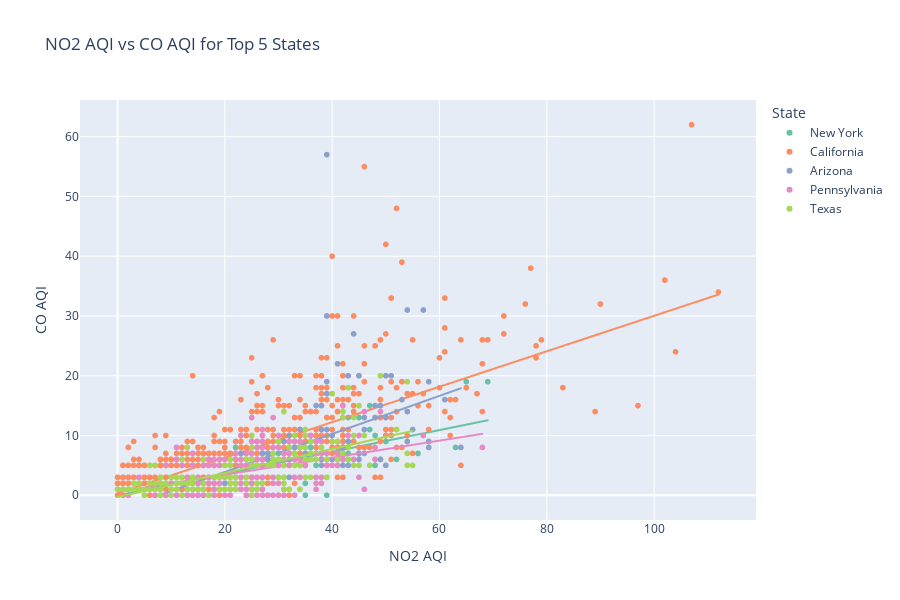

Notebook code for this chart:
### Markdown cell above
#### 9. NO2 AQI vs CO AQI for Top 5 States
- A scatter plot with trendlines comparing NO2 AQI and CO AQI for the top 5 states by measurement count.

### Code cell
# Get top 5 states by measurement count
top_states = df['state'].value_counts().head(5).index

# Filter data for top 5 states
filtered_df = df[df['state'].isin(top_states)]

# Create scatter plot
fig = px.scatter(
    filtered_df,
    x='no2 aqi',
    y='co aqi',
    color='state',
    title='NO2 AQI vs CO AQI for Top 5 States',
    color_discrete_sequence=px.colors.qualitative.Set2,
    trendline='ols',  # Add ordinary least squares trend line
    hover_data=['city', 'date local']
)

# Update layout for clarity
fig.update_layout(
    xaxis_title='NO2 AQI',
    yaxis_title='CO AQI',
    width=900,
    height=600,
    legend_title='State'
)

# Show plot
fig.show()

fig.write_html("data/outputs/NO2 AQI vs CO AQI for Top 5 States.html")

### Figure 1 — Plotly figure (JSON) as saved in the notebook; plotly's stock layout.template omitted (floating-point values rounded to 4 significant figures; data arrays with more than 128 entries replaced by an {"elided": "..."} marker saying what was removed)
{"data": [{"customdata": {"elided": "110x2 str values"}, "hovertemplate": "state=New York<br>no2 aqi=%{x}<br>co aqi=%{y}<br>city=%{customdata[0]}<br>date local=%{customdata[1]}<extra></extra>", "legendgroup": "New York", "marker": {"color": "rgb(102,194,165)", "symbol": "circle"}, "mode": "markers", "name": "New York", "showlegend": true, "type": "scattergl", "x": [49, 29, 14, 40, 37, 49, 22, 16, 40, 2, 42, 27, 8, 44, 13, 0, 20, 3, 6, 23, 18, 22, 18, 28, 42, 41, 50, 17, 26, 20, 1, 42, 39, 25, 28, 43, 28, 69, 49, 6, 42, 45, 10, 43, 0, 42, 22, 4, 32, 31, 25, 43, 41, 0, 56, 47, 47, 27, 29, 36, 48, 28, 17, 15, 37, 3, 35, 54, 22, 34, 2, 11, 14, 1, 39, 25, 36, 36, 31, 41, 22, 8, 52, 35, 43, 12, 18, 63, 36, 30, 39, 35, 29, 52, 25, 0, 28, 3, 42, 14, 19, 37, 23, 42, 20, 48, 15, 36, 65, 7], "xaxis": "x", "y": [6, 3, 5, 6, 5, 6, 3, 3, 11, 1, 9, 5, 3, 9, 1, 2, 1, 2, 2, 2, 2, 5, 1, 0, 10, 7, 9, 2, 1, 8, 2, 3, 0, 3, 2, 13, 5, 19, 15, 1, 9, 13, 2, 6, 2, 10, 9, 2, 9, 8, 2, 7, 6, 2, 7, 11, 15, 3, 7, 8, 5, 7, 1, 1, 5, 1, 2, 9, 1, 5, 1, 1, 1, 1, 3, 6, 8, 6, 3, 8, 8, 2, 11, 2, 6, 0, 5, 8, 10, 7, 7, 0, 2, 6, 3, 1, 7, 2, 6, 1, 1, 9, 8, 6, 5, 10, 1, 10, 19, 1], "yaxis": "y"}, {"hovertemplate": "<b>OLS trendline</b><br>co aqi = 0.182215 * no2 aqi + -0.0278852<br>R<sup>2</sup>=0.531660<br><br>state=New York<br>no2 aqi=%{x}<br>co aqi=%{y} <b>(trend)</b><extra></extra>", "legendgroup": "New York", "marker": {"color": "rgb(102,194,165)", "symbol": "circle"}, "mode": "lines", "name": "New York", "showlegend": false, "type": "scattergl", "x": [0, 0, 0, 0, 1, 1, 2, 2, 3, 3, 3, 4, 6, 6, 7, 8, 8, 10, 11, 12, 13, 14, 14, 14, 15, 15, 16, 17, 17, 18, 18, 18, 19, 20, 20, 20, 22, 22, 22, 22, 22, 23, 23, 25, 25, 25, 25, 26, 27, 27, 28, 28, 28, 28, 28, 29, 29, 29, 30, 31, 31, 32, 34, 35, 35, 35, 36, 36, 36, 36, 36, 37, 37, 37, 39, 39, 39, 40, 40, 41, 41, 41, 42, 42, 42, 42, 42, 42, 42, 43, 43, 43, 43, 44, 45, 47, 47, 48, 48, 49, 49, 49, 50, 52, 52, 54, 56, 63, 65, 69], "xaxis": "x", "y": [-0.02789, -0.02789, -0.02789, -0.02789, 0.1543, 0.1543, 0.3365, 0.3365, 0.5188, 0.5188, 0.5188, 0.701, 1.065, 1.065, 1.248, 1.43, 1.43, 1.794, 1.976, 2.159, 2.341, 2.523, 2.523, 2.523, 2.705, 2.705, 2.888, 3.07, 3.07, 3.252, 3.252, 3.252, 3.434, 3.616, 3.616, 3.616, 3.981, 3.981, 3.981, 3.981, 3.981, 4.163, 4.163, 4.527, 4.527, 4.527, 4.527, 4.71, 4.892, 4.892, 5.074, 5.074, 5.074, 5.074, 5.074, 5.256, 5.256, 5.256, 5.439, 5.621, 5.621, 5.803, 6.167, 6.35, 6.35, 6.35, 6.532, 6.532, 6.532, 6.532, 6.532, 6.714, 6.714, 6.714, 7.079, 7.079, 7.079, 7.261, 7.261, 7.443, 7.443, 7.443, 7.625, 7.625, 7.625, 7.625, 7.625, 7.625, 7.625, 7.807, 7.807, 7.807, 7.807, 7.99, 8.172, 8.536, 8.536, 8.718, 8.718, 8.901, 8.901, 8.901, 9.083, 9.447, 9.447, 9.812, 10.18, 11.45, 11.82, 12.54], "yaxis": "y"}, {"customdata": {"elided": "805x2 str values"}, "hovertemplate": "state=California<br>no2 aqi=%{x}<br>co aqi=%{y}<br>city=%{customdata[0]}<br>date local=%{customdata[1]}<extra></extra>", "legendgroup": "California", "marker": {"color": "rgb(252,141,98)", "symbol": "circle"}, "mode": "markers", "name": "California", "showlegend": true, "type": "scattergl", "x": {"elided": "805 int values"}, "xaxis": "x", "y": {"elided": "805 int values"}, "yaxis": "y"}, {"hovertemplate": "<b>OLS trendline</b><br>co aqi = 0.296658 * no2 aqi + 0.360637<br>R<sup>2</sup>=0.525512<br><br>state=California<br>no2 aqi=%{x}<br>co aqi=%{y} <b>(trend)</b><extra></extra>", "legendgroup": "California", "marker": {"color": "rgb(252,141,98)", "symbol": "circle"}, "mode": "lines", "name": "California", "showlegend": false, "type": "scattergl", "x": {"elided": "805 int values"}, "xaxis": "x", "y": {"elided": "805 float values"}, "yaxis": "y"}, {"customdata": {"elided": "116x2 str values"}, "hovertemplate": "state=Arizona<br>no2 aqi=%{x}<br>co aqi=%{y}<br>city=%{customdata[0]}<br>date local=%{customdata[1]}<extra></extra>", "legendgroup": "Arizona", "marker": {"color": "rgb(141,160,203)", "symbol": "circle"}, "mode": "markers", "name": "Arizona", "showlegend": true, "type": "scattergl", "x": [43, 38, 23, 48, 18, 38, 24, 17, 51, 35, 42, 42, 36, 58, 39, 23, 45, 23, 33, 40, 54, 58, 14, 41, 45, 28, 43, 32, 20, 37, 64, 53, 31, 31, 20, 46, 18, 55, 44, 25, 49, 39, 45, 23, 42, 38, 38, 42, 25, 39, 42, 17, 27, 36, 15, 34, 50, 30, 22, 48, 8, 39, 27, 18, 32, 15, 20, 44, 39, 20, 34, 50, 42, 32, 54, 27, 29, 41, 50, 23, 28, 57, 38, 40, 42, 46, 30, 28, 58, 38, 49, 39, 41, 25, 45, 15, 54, 39, 37, 34, 39, 43, 28, 23, 17, 45, 61, 38, 38, 33, 35, 22, 46, 33, 31, 25], "xaxis": "x", "y": [20, 6, 3, 15, 5, 6, 5, 5, 20, 5, 7, 8, 9, 9, 19, 1, 7, 7, 7, 10, 31, 19, 3, 22, 20, 7, 5, 10, 0, 15, 8, 16, 9, 3, 5, 11, 3, 11, 27, 9, 6, 17, 5, 5, 7, 3, 5, 5, 7, 5, 6, 3, 7, 10, 2, 5, 13, 9, 3, 13, 2, 11, 3, 3, 6, 3, 2, 6, 30, 2, 9, 5, 14, 3, 14, 5, 6, 7, 20, 5, 5, 31, 11, 6, 6, 7, 5, 5, 8, 15, 15, 57, 7, 5, 6, 1, 9, 6, 9, 11, 6, 9, 6, 5, 2, 7, 16, 6, 7, 7, 7, 3, 13, 8, 5, 6], "yaxis": "y"}, {"hovertemplate": "<b>OLS trendline</b><br>co aqi = 0.31823 * no2 aqi + -2.46411<br>R<sup>2</sup>=0.244902<br><br>state=Arizona<br>no2 aqi=%{x}<br>co aqi=%{y} <b>(trend)</b><extra></extra>", "legendgroup": "Arizona", "marker": {"color": "rgb(141,160,203)", "symbol": "circle"}, "mode": "lines", "name": "Arizona", "showlegend": false, "type": "scattergl", "x": [8, 14, 15, 15, 15, 17, 17, 17, 18, 18, 18, 20, 20, 20, 20, 22, 22, 23, 23, 23, 23, 23, 23, 24, 25, 25, 25, 25, 27, 27, 27, 28, 28, 28, 28, 29, 30, 30, 31, 31, 31, 32, 32, 32, 33, 33, 33, 34, 34, 34, 35, 35, 36, 36, 37, 37, 38, 38, 38, 38, 38, 38, 38, 38, 39, 39, 39, 39, 39, 39, 39, 39, 40, 40, 41, 41, 41, 42, 42, 42, 42, 42, 42, 42, 43, 43, 43, 44, 44, 45, 45, 45, 45, 45, 46, 46, 46, 48, 48, 49, 49, 50, 50, 50, 51, 53, 54, 54, 54, 55, 57, 58, 58, 58, 61, 64], "xaxis": "x", "y": [0.08173, 1.991, 2.309, 2.309, 2.309, 2.946, 2.946, 2.946, 3.264, 3.264, 3.264, 3.9, 3.9, 3.9, 3.9, 4.537, 4.537, 4.855, 4.855, 4.855, 4.855, 4.855, 4.855, 5.173, 5.492, 5.492, 5.492, 5.492, 6.128, 6.128, 6.128, 6.446, 6.446, 6.446, 6.446, 6.765, 7.083, 7.083, 7.401, 7.401, 7.401, 7.719, 7.719, 7.719, 8.037, 8.037, 8.037, 8.356, 8.356, 8.356, 8.674, 8.674, 8.992, 8.992, 9.31, 9.31, 9.629, 9.629, 9.629, 9.629, 9.629, 9.629, 9.629, 9.629, 9.947, 9.947, 9.947, 9.947, 9.947, 9.947, 9.947, 9.947, 10.27, 10.27, 10.58, 10.58, 10.58, 10.9, 10.9, 10.9, 10.9, 10.9, 10.9, 10.9, 11.22, 11.22, 11.22, 11.54, 11.54, 11.86, 11.86, 11.86, 11.86, 11.86, 12.17, 12.17, 12.17, 12.81, 12.81, 13.13, 13.13, 13.45, 13.45, 13.45, 13.77, 14.4, 14.72, 14.72, 14.72, 15.04, 15.67, 15.99, 15.99, 15.99, 16.95, 17.9], "yaxis": "y"}, {"customdata": {"elided": "270x2 str values"}, "hovertemplate": "state=Pennsylvania<br>no2 aqi=%{x}<br>co aqi=%{y}<br>city=%{customdata[0]}<br>date local=%{customdata[1]}<extra></extra>", "legendgroup": "Pennsylvania", "marker": {"color": "rgb(231,138,195)", "symbol": "circle"}, "mode": "markers", "name": "Pennsylvania", "showlegend": true, "type": "scattergl", "x": {"elided": "270 int values"}, "xaxis": "x", "y": {"elided": "270 int values"}, "yaxis": "y"}, {"hovertemplate": "<b>OLS trendline</b><br>co aqi = 0.142672 * no2 aqi + 0.578575<br>R<sup>2</sup>=0.210569<br><br>state=Pennsylvania<br>no2 aqi=%{x}<br>co aqi=%{y} <b>(trend)</b><extra></extra>", "legendgroup": "Pennsylvania", "marker": {"color": "rgb(231,138,195)", "symbol": "circle"}, "mode": "lines", "name": "Pennsylvania", "showlegend": false, "type": "scattergl", "x": {"elided": "270 int values"}, "xaxis": "x", "y": {"elided": "270 float values"}, "yaxis": "y"}, {"customdata": {"elided": "167x2 str values"}, "hovertemplate": "state=Texas<br>no2 aqi=%{x}<br>co aqi=%{y}<br>city=%{customdata[0]}<br>date local=%{customdata[1]}<extra></extra>", "legendgroup": "Texas", "marker": {"color": "rgb(166,216,84)", "symbol": "circle"}, "mode": "markers", "name": "Texas", "showlegend": true, "type": "scattergl", "x": {"elided": "167 int values"}, "xaxis": "x", "y": {"elided": "167 int values"}, "yaxis": "y"}, {"hovertemplate": "<b>OLS trendline</b><br>co aqi = 0.201123 * no2 aqi + -0.296796<br>R<sup>2</sup>=0.478855<br><br>state=Texas<br>no2 aqi=%{x}<br>co aqi=%{y} <b>(trend)</b><extra></extra>", "legendgroup": "Texas", "marker": {"color": "rgb(166,216,84)", "symbol": "circle"}, "mode": "lines", "name": "Texas", "showlegend": false, "type": "scattergl", "x": {"elided": "167 int values"}, "xaxis": "x", "y": {"elided": "167 float values"}, "yaxis": "y"}], "layout": {"height": 600, "legend": {"title": {"text": "State"}, "tracegroupgap": 0}, "title": {"text": "NO2 AQI vs CO AQI for Top 5 States"}, "width": 900, "xaxis": {"anchor": "y", "domain": [0, 1], "title": {"text": "NO2 AQI"}}, "yaxis": {"anchor": "x", "domain": [0, 1], "title": {"text": "CO AQI"}}}}
